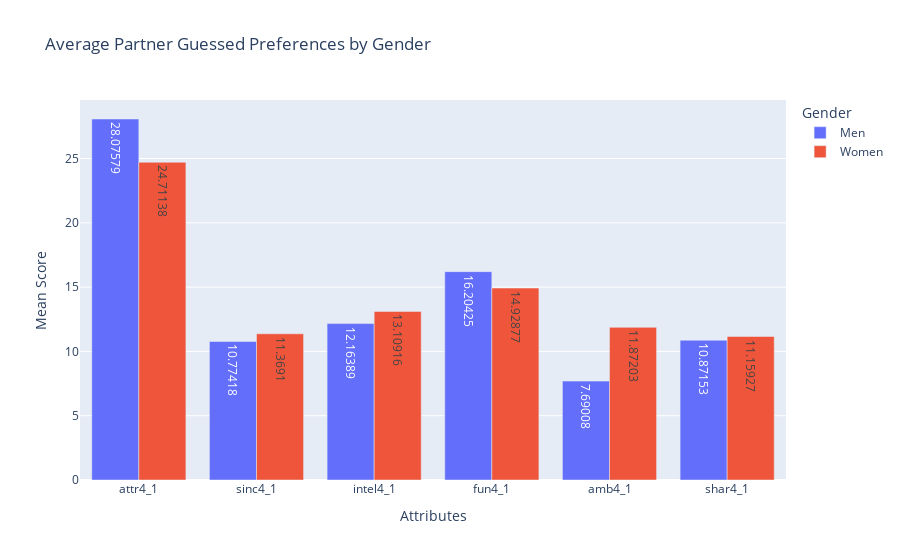

This figure's notebook cell:
### Code cell
# Transform data for better plotting
df_sorted = mean_guessed_preferences.T.reset_index().melt(id_vars="index", var_name="Gender", value_name="Mean Score")

# Create bar chart
fig = px.bar(df_sorted, x="index", y="Mean Score", color="Gender",
             title="Average Partner Guessed Preferences by Gender", 
             barmode="group", text_auto=True)
fig.update_layout(xaxis_title="Attributes", yaxis_title="Mean Score")
fig.show()

### Figure 1 — Plotly figure (JSON) as saved in the notebook; plotly's stock layout.template omitted (floating-point values rounded to 4 significant figures)
{"data": [{"alignmentgroup": "True", "hovertemplate": "Gender=Men<br>index=%{x}<br>Mean Score=%{y}<extra></extra>", "legendgroup": "Men", "marker": {"color": "#636efa", "pattern": {"shape": ""}}, "name": "Men", "offsetgroup": "Men", "orientation": "v", "showlegend": true, "textposition": "auto", "texttemplate": "%{y}", "type": "bar", "x": ["attr4_1", "sinc4_1", "intel4_1", "fun4_1", "amb4_1", "shar4_1"], "xaxis": "x", "y": [28.08, 10.77, 12.16, 16.2, 7.69, 10.87], "yaxis": "y"}, {"alignmentgroup": "True", "hovertemplate": "Gender=Women<br>index=%{x}<br>Mean Score=%{y}<extra></extra>", "legendgroup": "Women", "marker": {"color": "#EF553B", "pattern": {"shape": ""}}, "name": "Women", "offsetgroup": "Women", "orientation": "v", "showlegend": true, "textposition": "auto", "texttemplate": "%{y}", "type": "bar", "x": ["attr4_1", "sinc4_1", "intel4_1", "fun4_1", "amb4_1", "shar4_1"], "xaxis": "x", "y": [24.71, 11.37, 13.11, 14.93, 11.87, 11.16], "yaxis": "y"}], "layout": {"barmode": "group", "legend": {"title": {"text": "Gender"}, "tracegroupgap": 0}, "title": {"text": "Average Partner Guessed Preferences by Gender"}, "xaxis": {"anchor": "y", "domain": [0, 1], "title": {"text": "Attributes"}}, "yaxis": {"anchor": "x", "domain": [0, 1], "title": {"text": "Mean Score"}}}}
